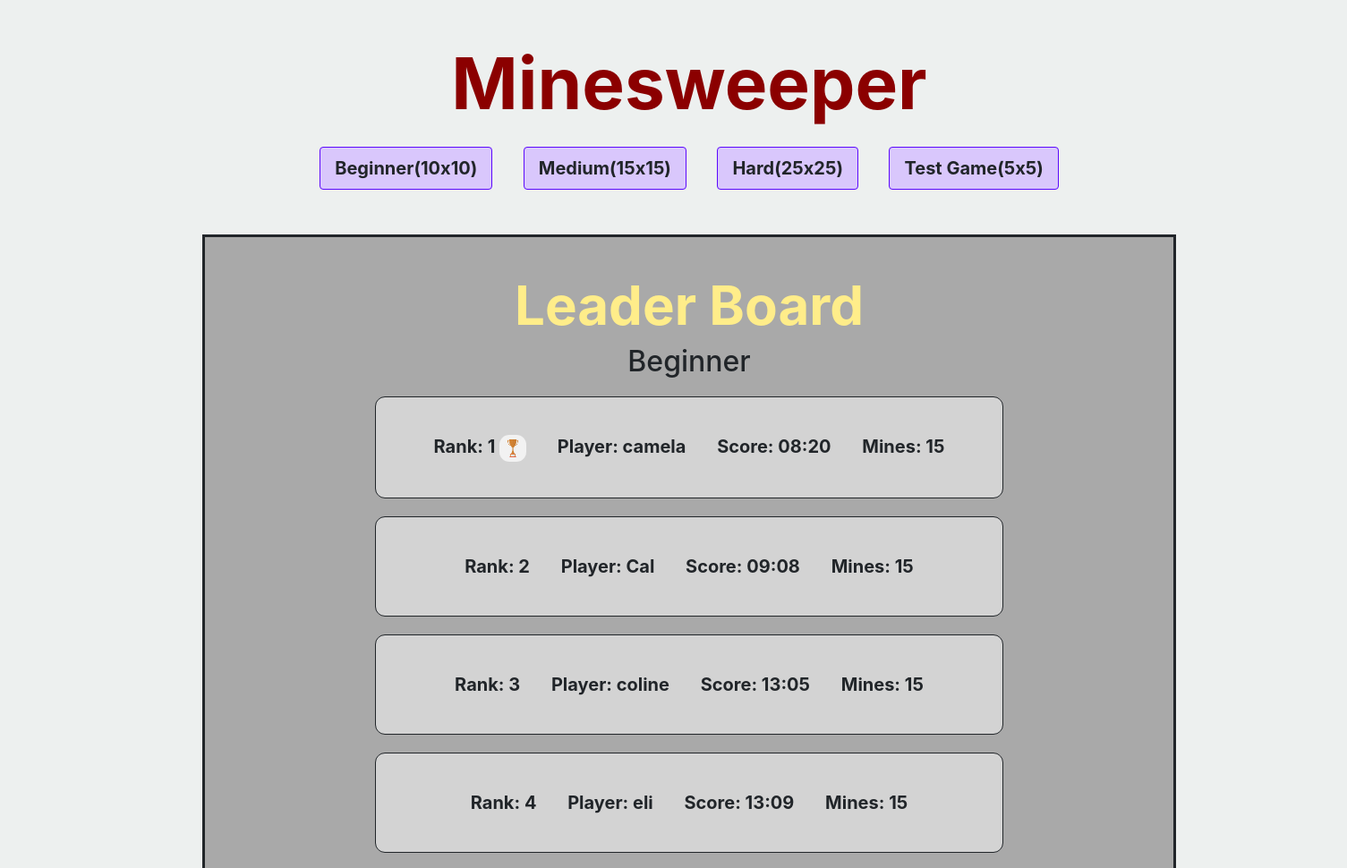
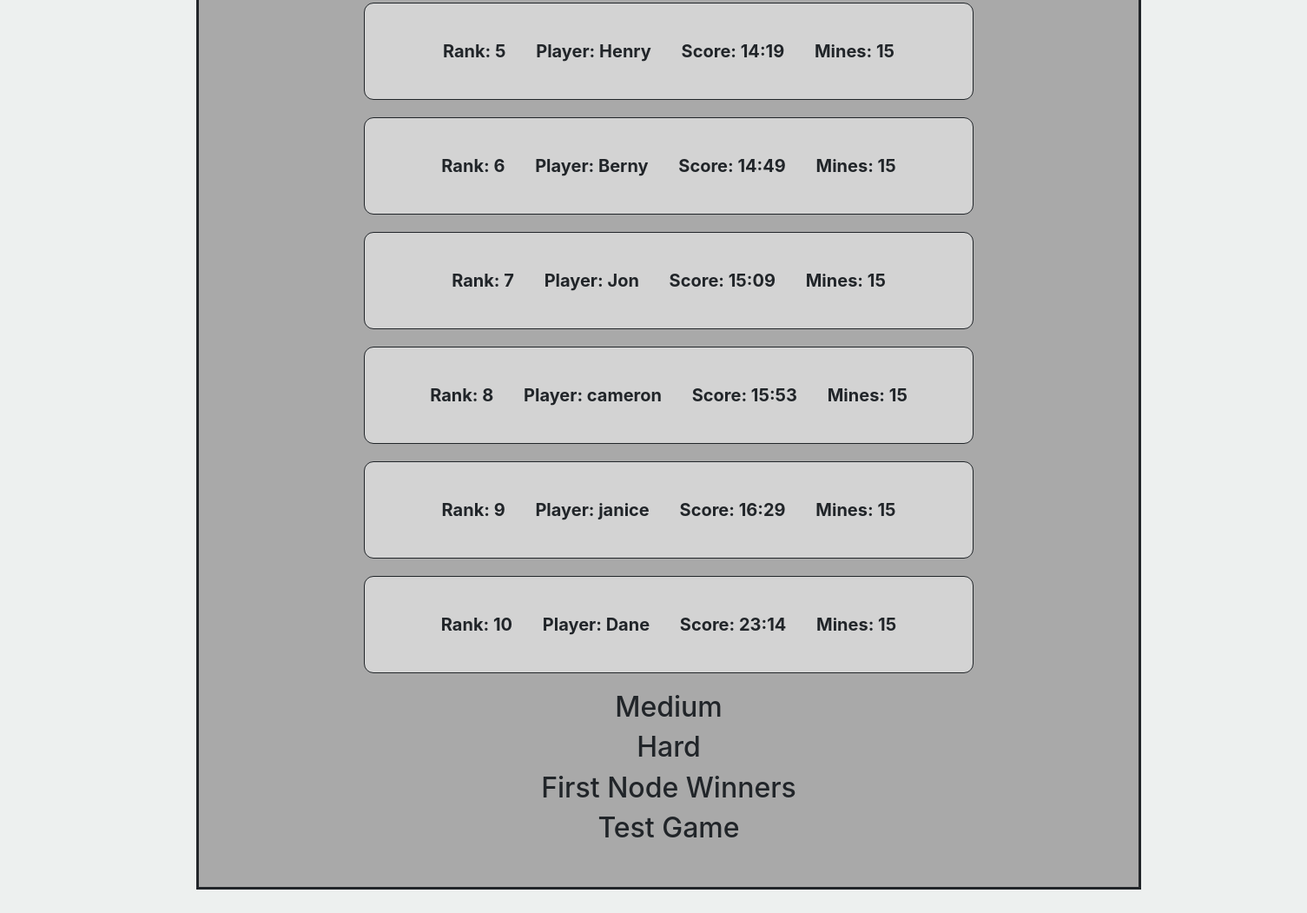
The page / on the database its author committed (2 pictures, top to bottom).
### setup/models.py (models this page shows)
class Game(db.Model):
    id = db.Column(db.Integer, primary_key=True)
    score = db.Column(db.Integer())
    name = db.Column(db.String(30))
    mines = db.Column(db.Integer)
    difficulty = db.Column(db.String)

### setup/features.py (the view)
@features.route('/', methods=['GET'])
def start():
    '''names = ['Cal', 'Jon', 'Dane', 'Henry', 'Ranee', 'Berny', 'coline', 'cameron', 'janice', 'camela', 'eli']
    scores = [548, 909, 1394, 859, 239, 889, 785, 953, 989, 500, 789]
    difficulty = ['Beginner', 'Beginner', 'Beginner', 'Beginner', 'Beginner', 'Beginner', 'Beginner', 'Beginner', 'Beginner', 'Beginner', 'Beginner']
    mines = [15, 15, 15, 15, 15, 15, 15, 15, 15, 15, 15]
    for i in range(len(scores)):
        tmp_game = Game(name=names[i], score=scores[i], difficulty=difficulty[i], mines=mines[i])
        db.session.add(tmp_game)'''
    db.session.commit()
    tests = db.session.query(Game).filter_by(mines=5).order_by(desc(Game.id)).all()
    if len(tests) > 5:
        for i in range(len(tests)):
            if i > 4:
                db.session.delete(tests[i])
    easy = db.session.query(Game).filter_by(mines=15).order_by(desc(Game.score)).all()
    if len(easy) > 10:
        for i in range(len(easy)):
            if i > 9:
                db.session.delete(easy[i])
    medium = db.session.query(Game).filter_by(mines=34).order_by(desc(Game.score)).all()
    if len(medium) > 10:
        for i in range(len(medium)):
            if i > 9:
                db.session.delete(medium[i])
    hard = db.session.query(Game).filter_by(mines=94).order_by(desc(Game.score)).all()
    if len(hard) > 10:
        for i in range(len(hard)):
            if i > 9:
                db.session.delete(hard[i])
    db.session.commit()
    leader_board = db.session.query(Game).order_by(desc(Game.score)).all()
    return render_template('start.html', leader_board=leader_board)

### setup/templates/start.html (shortened to what this page needs)
<!DOCTYPE html>
<html lang="en">
<head>
    <link
      rel="stylesheet"
      href="https://stackpath.bootstrapcdn.com/bootstrap/4.4.1/css/bootstrap.min.css"
    />
    <link rel="stylesheet" href="{{ url_for('static', filename='style.css') }}">
</head>
{% if game_info %}
    <body onload="update_time({{ game_info.updated_time }})">
    {% if game_info.game_over == 1 %}
        {% set display = 'game_won' %}
        {% set message = 'CONGRATULATIONS!!!' %}
        {% set score_box = 'show' %}
    {% elif game_info.game_over == -1 %}
        {% set display = 'game_lost' %}
        {% set message = 'SORRY. TRY AGAIN!!!' %}
        {% set score_box = 'hide' %}
    {% else %}
        {% set display = 'hide' %}
        {% set score_box = 'hide' %}
        {% set message = 'N/A' %}
    {% endif %}
{% else %}
    {% set score_box = 'hide' %}
    <body>
{% endif %}
<div style="text-align: center; width: 1450px">
    <h1 class="title">Minesweeper</h1>
    <div style="text-align: center;">
        <form action="{{ url_for('features.set_game_grid', length=10) }}" method="GET" style="display: inline;">
            <button type="submit" class="btn">Beginner(10x10)</button>
        </form>
        <form action="{{ url_for('features.set_game_grid', length=15) }}" method="GET" style="display: inline;">
            <button type="submit" class="btn">Medium(15x15)</button>
        </form>
        <form action="{{ url_for('features.set_game_grid', length=25) }}" method="GET" style="display: inline;">
            <button type="submit" class="btn">Hard(25x25)</button>
        </form>
        <form action="{{ url_for('features.set_game_grid', length=5) }}" method="GET" style="display: inline;">
            <button type="submit" class="btn">Test Game(5x5)</button>
        </form>
    </div>
    {% if leader_board %}
        <div class="leader_board">
            <h1 id="leader_board" align="center">Leader Board</h1>
            {% set Beginner_rank = [1] %}
            {% set Medium_rank = [1] %}
            {% set Hard_rank = [1] %}
            {% for difficulty in ['Beginner', 'Medium', 'Hard', 'First Node Winners', 'Test Game'] %}
                <h2 align="center">{{ difficulty }}</h2>
                {% for game in leader_board|reverse %}
                    {% set minutes = (game.score|int / 60)|int %}
                    {% set seconds = game.score|int % 60 %}
                    {% if game.score != 0 and game.difficulty == difficulty and game.mines != 5 %}
                        {% if game.difficulty == 'Beginner' %}
                            {% set rank = Beginner_rank|length %}
                        {% elif game.difficulty == 'Medium' %}
                            {% set rank = Medium_rank|length %}
                        {% elif game.difficulty == 'Hard' %}
                            {% set rank = Hard_rank|length %}
                        {% endif %}
                        <div class="player_scores">
                            <p class="stats">Rank: {{ rank }}
                            {% if rank == 1 and difficulty == 'Beginner' %}
                                <img class="icons" align="center" src="{{ url_for('features.send_image', filename='easy_trophy.png') }}" height="30px" width="30px">
                            {% elif rank == 1 and difficulty == 'Medium' %}
                                <img class="icons" align="center" src="{{ url_for('features.send_image', filename='medium_trophy.png') }}" height="30px" width="30px">
                            {% elif rank == 1 and difficulty == 'Hard' %}
                                <img class="icons" align="center" src="{{ url_for('features.send_image', filename='hard_trophy.png') }}" height="40px" width="40px">
                            {% endif %}
                            </p>
                            <p class="stats">Player: {{ game.name }}</p>
                            <p class="stats">Score: {{ "%02d" % minutes }}:{{ "%02d" % seconds }}</p>
                            <p class="stats">Mines: {{ game.mines }}</p>
                        </div>
                    {% elif game.mines == 5 and difficulty == 'Test Game' %}
                        <div class="player_scores">
                            <p class="stats">Player: {{ game.name }}</p>
                            <p class="stats">Score: {{ "%02d" % minutes }}:{{ "%02d" % seconds }}</p>
                            <p class="stats">Mines: {{ game.mines }}</p>
                        </div>
                    {% endif %}
                {% endfor %}
            {% endfor %}
        </div>
    {% endif %}
</div>
</body>
</html>

### setup/static/style.css (style rules this page uses)
body { margin: 45px; background-color: #EDF0EF; }
.btn { background-color: #D9C7FC; padding: 8px 16px; font-size: 14px; border: none; cursor: pointer; margin: 15px; border: solid; border-width: 1px; border-color: #5B08FC; font-weight: bold; font-size: 20px }
.leader_board { background-color: darkgray; padding: 40px; margin: 55px 55px; border: solid; width: 75%; margin: 35px auto; }
.player_scores { background-color: lightgray; padding: 40px; font-size: 20px; font-weight: bold; border: solid; border-width: 1px; text-align: center; width: 70%; margin: 20px auto; border-radius: 11px; }
.stats { display: inline; margin: 15px; }
.icons { background-color: #f2f2f2; padding: 5px; border-radius: 11px; }
.title { font-size: 80px; color: darkred; font-weight: bold; }
#leader_board { font-size: 60px; font-weight: bold; color: #FFED8A; }

### rows shown on the page
Game: rank "1", name "camela", minutes "08", seconds "20", mines "15"
Game: rank "2", name "Cal", minutes "09", seconds "08", mines "15"
Game: rank "3", name "coline", minutes "13", seconds "05", mines "15"
Game: rank "4", name "eli", minutes "13", seconds "09", mines "15"
Game: rank "5", name "Henry", minutes "14", seconds "19", mines "15"
Game: id "6", name "Berny", minutes "14", seconds "49", mines "15"
Game: rank "7", name "Jon", mines "15", seconds "09"
Game: id "8", name "cameron", mines "15", seconds "53"
Game: id "9", name "janice", minutes "16", seconds "29", mines "15"
Game: rank "10", name "Dane", minutes "23", seconds "14", mines "15"

### other values the page prints
{{ difficulty }} "Beginner" "Medium" "Hard" "First Node Winners" "Test Game"
